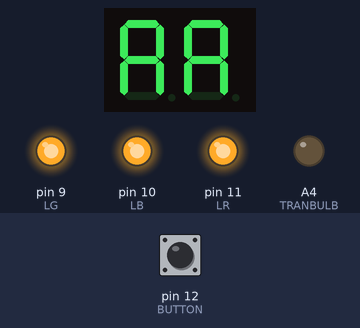
A sketch run on a simulated Arduino Uno, built with avr-gcc and run on an emulated ATmega328P. On the bench: 2-digit seven-segment display, output pins drawn as LEDs (lit = HIGH). Wiring (inferred from the names in the program): 2-digit 7-segment display, segments lit when HIGH: segments pin 2, pin 3, pin 4, pin 5, pin 6, pin 7, pin 8; digit selects A2, A3. The inputs (shaded band) are chosen by the test bench; at power-on: pin 12 (BUTTON) LOW. The segment pins are drawn as the display they are named for; pins used as bus, display or sensor lines are not drawn.

Above: at 1.2 s.
1.3 s: pin 12 (BUTTON) pulled HIGH for 0.15 s
At 2.7 s:
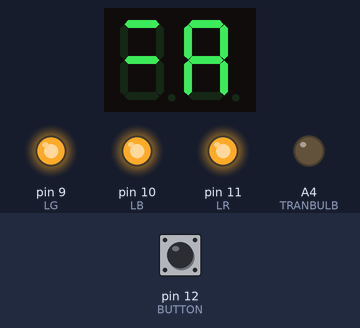
3.1 s: pin 12 (BUTTON) pulled HIGH for 1 s
At 4.8 s:
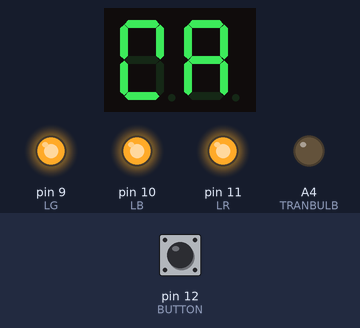
5.7 s: pin 12 (BUTTON) pulled HIGH for 0.15 s
At 7.2 s:
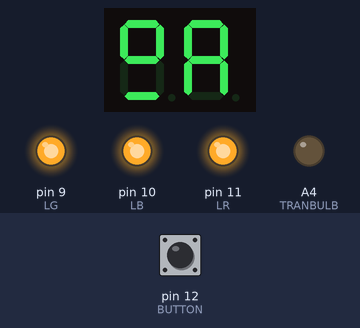
7.5 s: pin 12 (BUTTON) pulled HIGH for 3.2 s
At 11.2 s:
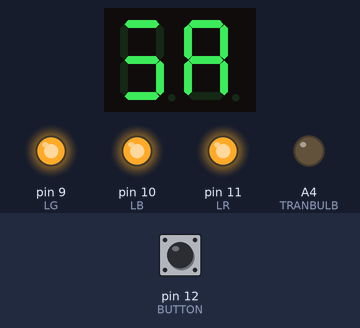
12.3 s: pin 12 (BUTTON) pulled HIGH for 0.15 s
At 13.8 s:
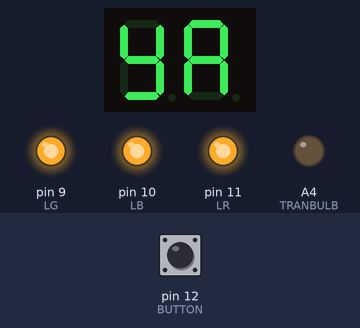
14.1 s: pin 12 (BUTTON) pulled HIGH for 1 s
At 15.5 s:
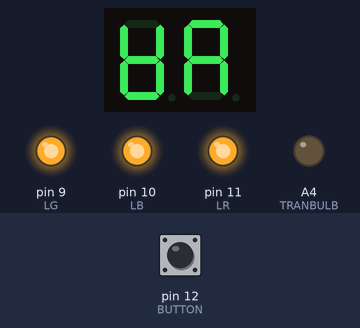
Timing chart, 0 to 17.1 s (numbered marks = the images above; inputs shaded):
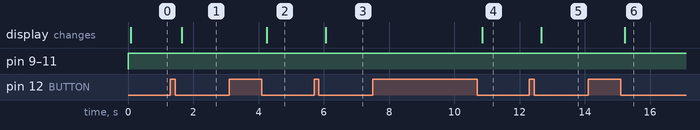

The sketch:

two-displays-common-cathode.ino
```cpp
#define SEGA 2
#define SEGB 3
#define SEGC 4
#define SEGD 5
#define SEGE 6
#define SEGF 7
#define SEGG 8

#define LG 9
#define LB 10
#define LR 11

#define BUTTON 12

#define TRANDIG1 A2
#define TRANDIG2 A3
#define TRANBULB A4

void setup()
{
    pinMode(SEGA, OUTPUT);
    pinMode(SEGB, OUTPUT);
    pinMode(SEGC, OUTPUT);
    pinMode(SEGD, OUTPUT);
    pinMode(SEGE, OUTPUT);
    pinMode(SEGF, OUTPUT);
    pinMode(SEGG, OUTPUT);

    pinMode(BUTTON, INPUT);

    pinMode(LR, OUTPUT);
    pinMode(LB, OUTPUT);
    pinMode(LG, OUTPUT);

    pinMode(TRANDIG1, OUTPUT);
    pinMode(TRANDIG2, OUTPUT);
    pinMode(TRANBULB, OUTPUT);

    digitalWrite(SEGA, LOW);
    digitalWrite(SEGB, LOW);
    digitalWrite(SEGC, LOW);
    digitalWrite(SEGD, LOW);
    digitalWrite(SEGE, LOW);
    digitalWrite(SEGF, LOW);
    digitalWrite(SEGG, LOW);

    digitalWrite(TRANDIG1, LOW);
    digitalWrite(TRANDIG2, LOW);
    digitalWrite(TRANBULB, LOW);

    analogWrite(LR, 0);
    analogWrite(LG, 0);
    analogWrite(LB, 0);
}

byte IS_START = 1;
byte counter = 0;
byte buttonState = 0;
byte lastButtonState = 0;
byte digit1 = 0;
byte digit2 = 0;

void loop()
{
    byte buttonState = digitalRead(BUTTON);

    if (IS_START)
    {
        // White
        writeColorOnLed(255, 255, 255);
        IS_START = 0;
    }

    if (buttonState != lastButtonState)
    {
        if (counter > 99)
        {
            digitalWrite(TRANBULB, LOW);
            counter = 0;
        }

        digit1 = counter / 10;
        digit2 = counter % 10;

        if (buttonState == HIGH && counter < 100)
        {
            counter++;

            if (counter >= 10 && counter <= 28)
            {
                // Yellow
                writeColorOnLed(255, 201, 14);
            }

            if (counter > 30 && counter <= 60)
            {
                // Orange
                writeColorOnLed(252, 131, 38);
            }

            if (counter > 85)
            {
                // Red
                writeColorOnLed(255, 0, 0);
            }

            if (counter > 99)
            {
                // White
                writeColorOnLed(255, 255, 255);
            }

            if (counter <= 20)
            {
                digitalWrite(TRANBULB, LOW);
            }

            if (counter >= 43)
            {
                digitalWrite(TRANBULB, HIGH);
            }
        }
    }

    showDigit(digit1);
    digitalWrite(TRANDIG1, HIGH);
    delay(50);
    turnOffDisplay();
    showDigit(digit2);
    digitalWrite(TRANDIG2, HIGH);
    delay(50);
    turnOffDisplay();

    lastButtonState = buttonState;
}

void writeColorOnLed(byte R, byte G, byte B)
{
    analogWrite(LR, R);
    analogWrite(LG, G);
    analogWrite(LB, B);
}

void turnOffDisplay()
{
    digitalWrite(TRANDIG1, LOW);
    digitalWrite(TRANDIG2, LOW);
}

void showDigit(byte d)
{
    byte VA = LOW;
    byte VB = LOW;
    byte VC = LOW;
    byte VD = LOW;
    byte VE = LOW;
    byte VF = LOW;
    byte VG = LOW;


    if (d == 0)
    {
        VA = HIGH;
        VB = HIGH;
        VC = HIGH;
        VE = HIGH;
        VF = HIGH;
        VG = HIGH;
    }

    if (d == 1)
    {
        VA = HIGH;
        VG = HIGH;
    }

    if (d == 2)
    {
        VA = HIGH;
        VB = HIGH;
        VD = HIGH;
        VE = HIGH;
        VF = HIGH;
    }

    if (d == 3)
    {
        VA = HIGH;
        VB = HIGH;
        VD = HIGH;
        VF = HIGH;
        VG = HIGH;
    }

    if (d == 4)
    {
        VA = HIGH;
        VC = HIGH;
        VD = HIGH;
        VG = HIGH;
    }

    if (d == 5)
    {
        VB = HIGH;
        VC = HIGH;
        VD = HIGH;
        VF = HIGH;
        VG = HIGH;
    }

    if (d == 6)
    {
        VB = HIGH;
        VC = HIGH;
        VD = HIGH;
        VE = HIGH;
        VF = HIGH;
        VG = HIGH;
    }

    if (d == 7)
    {
        VA = HIGH;
        VB = HIGH;
        VG = HIGH;
    }

    if (d == 8)
    {
        VA = HIGH;
        VB = HIGH;
        VC = HIGH;
        VD = HIGH;
        VE = HIGH;
        VF = HIGH;
        VG = HIGH;
    }

    if (d == 9)
    {
        VA = HIGH;
        VB = HIGH;
        VC = HIGH;
        VD = HIGH;
        VF = HIGH;
        VG = HIGH;
    }

    digitalWrite(SEGA, VA);
    digitalWrite(SEGB, VB);
    digitalWrite(SEGC, VC);
    digitalWrite(SEGD, VD);
    digitalWrite(SEGE, VE);
    digitalWrite(SEGF, VF);
    digitalWrite(SEGG, VG);
}
```

Measured:
- after the input at 1.3 s, the display: changes after 0.35 s (image 1)
- after the input at 3.1 s, the display: changes after 1.2 s (image 2)
- after the input at 5.7 s, the display: changes after 0.36 s (image 3)
- after the input at 7.5 s, the display: changes after 3.4 s (image 4)
- after the input at 12.3 s, the display: changes after 0.36 s (image 5)
- after the input at 14.1 s, the display: changes after 1.1 s (image 6)
